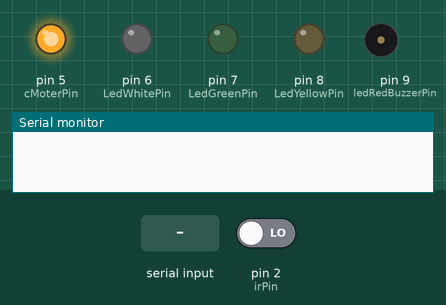
This sketch was run on a simulated Arduino Uno, built with avr-gcc and run on an emulated ATmega328P. On the bench: output pins drawn as LEDs (lit = HIGH), buzzer (waves = sounding, pin HIGH), the last lines printed to the serial monitor. The test bench sets the inputs (shaded band); at power-on: pin 2 (irPin) LOW.

Above: at 1.2 s.
1.3 s: pin 2 (irPin) driven HIGH
At 1.7 s:
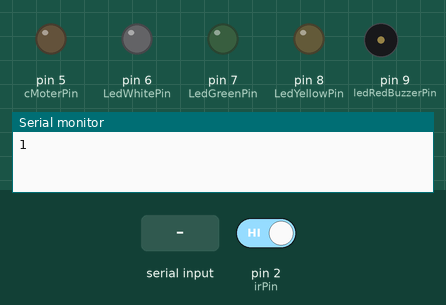
2.8 s: "1" received over Serial
At 4.0 s:
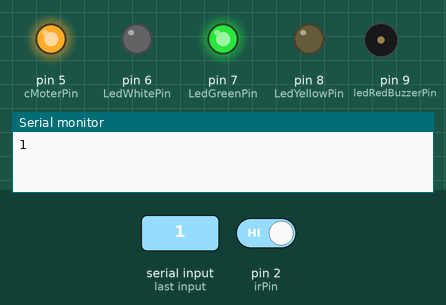
Timing chart, 0 to 13.3 s (numbered marks = the images above; inputs shaded):
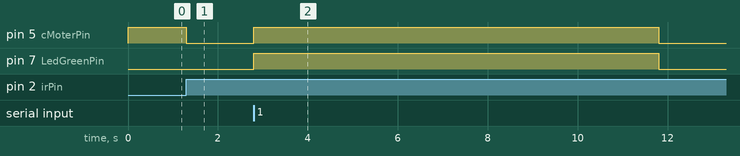

The sketch:

ir_sensor.ino
```cpp
const int irPin = 2;  // IR sensor pin
const int LedWhitePin=6;    // Non Object decteted out of class probablity
const int LedGreenPin=7; // green led  Recyclable
const int LedYellowPin=8;   // Yellow led when Non-Recyclable
const int ledRedBuzzerPin = 9;  // LED pin RED Buzzer

const int cMoterPin=5;
bool dataReceived = false;
bool previous_state = false;
bool current_state = false;

// this setup of hardware pin mode
void setup() {
  pinMode(irPin, INPUT);
  pinMode(cMoterPin, OUTPUT);
  pinMode(LedWhitePin, OUTPUT);
  pinMode(LedGreenPin, OUTPUT);
  pinMode(LedYellowPin, OUTPUT);
  pinMode(ledRedBuzzerPin, OUTPUT);

  Serial.begin(9600);
  //initial conveyor belt started
  digitalWrite(cMoterPin, HIGH);
}

void loop() {
  // Check if IR sensor detects an object
  if (digitalRead(irPin) == HIGH) {
    // Send serial data "1" to indicate object detection on the laptop
    Serial.println("1");
    digitalWrite(cMoterPin, LOW);  // Turn off conveyor belt
    // Wait until serial data "0" is received
    while (!dataReceived) {
      if (Serial.available() > 0) {
        char receivedData = Serial.read();
        if (receivedData == '1') {
          dataReceived = true;
          digitalWrite(LedGreenPin, HIGH);  // Turn on  GREEN LED  Object is Recyclable
		  digitalWrite(LedYellowPin, LOW);
		  digitalWrite(LedWhitePin, LOW);
		  digitalWrite(ledRedBuzzerPin, LOW);
          digitalWrite(cMoterPin, HIGH);  // Turn on conv. belt
          delay(9000);
		  // for new object dection status clear
		  digitalWrite(LedGreenPin, LOW);
		  digitalWrite(LedYellowPin, LOW);
		  digitalWrite(LedWhitePin, LOW);
		  digitalWrite(ledRedBuzzerPin, LOW);
        }
		// here receive cmd object is  Non Bio-Degradable
		else if(receivedData == '2')
		{
		  dataReceived = true;
          digitalWrite(LedGreenPin, LOW);  // Turn on  GREEN LED  Object is Non-Recyclable
		  digitalWrite(LedYellowPin, HIGH);
		  digitalWrite(LedWhitePin, LOW);
		  digitalWrite(ledRedBuzzerPin, LOW);
          digitalWrite(cMoterPin, HIGH);  // Turn on conv. belt
          delay(9000);
		  // for new object dection status clear
		  digitalWrite(LedGreenPin, LOW);
		  digitalWrite(LedYellowPin, LOW);
		  digitalWrite(LedWhitePin, LOW);
		  digitalWrite(ledRedBuzzerPin, LOW);

		}
		else if(receivedData == '3')
		{
		  dataReceived = true;
          digitalWrite(LedGreenPin, LOW);  // Turn on  GREEN LED  Object is Recyclable
		  digitalWrite(LedYellowPin, LOW);
		  digitalWrite(LedWhitePin, HIGH);
		  digitalWrite(ledRedBuzzerPin, HIGH);
          digitalWrite(cMoterPin, HIGH);  // Turn on conv. belt
          delay(9000);
		  // for new object dection status clear
		  digitalWrite(LedGreenPin, LOW);
		  digitalWrite(LedYellowPin, LOW);
		  digitalWrite(LedWhitePin, LOW);
		  digitalWrite(ledRedBuzzerPin, LOW);

		}
      }
    }

    dataReceived = false;  // Reset the flag for next detection
  }

}
```

Measured:
- after the input at 1.3 s, pin 5 (cMoterPin): HIGH → LOW at once
- after the input at 2.8 s, pin 5 (cMoterPin), pin 7 (LedGreenPin): LOW → HIGH at once, → LOW 9.0 s later
